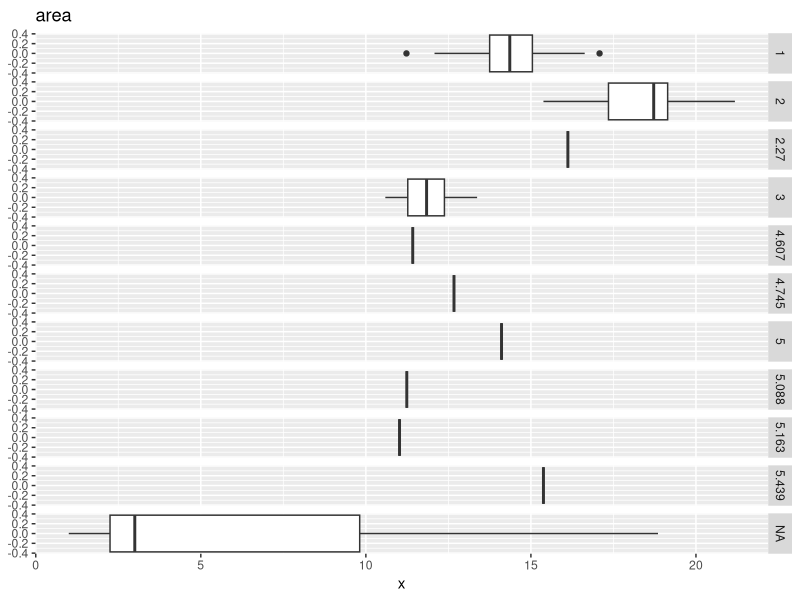
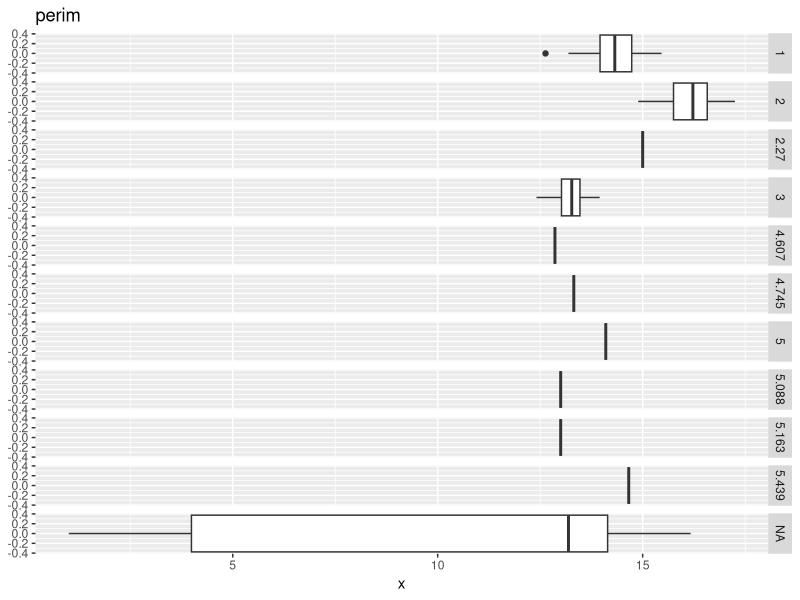
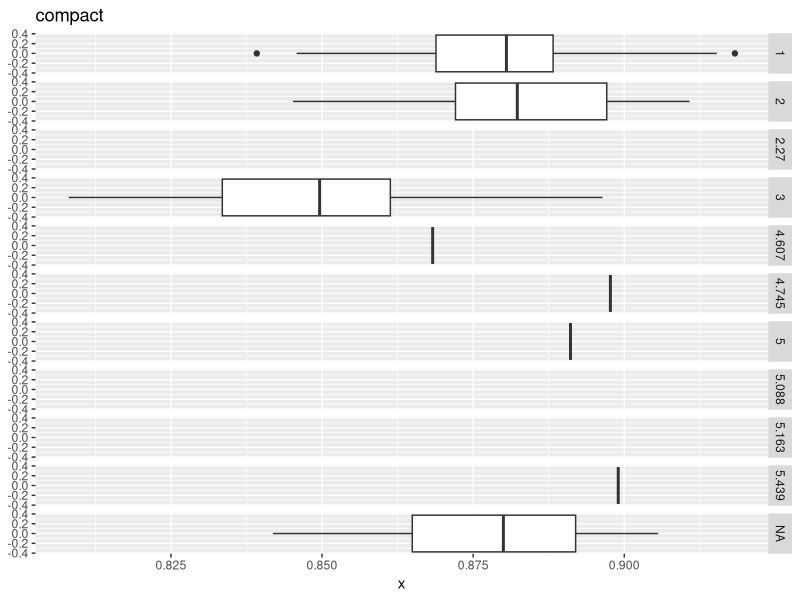
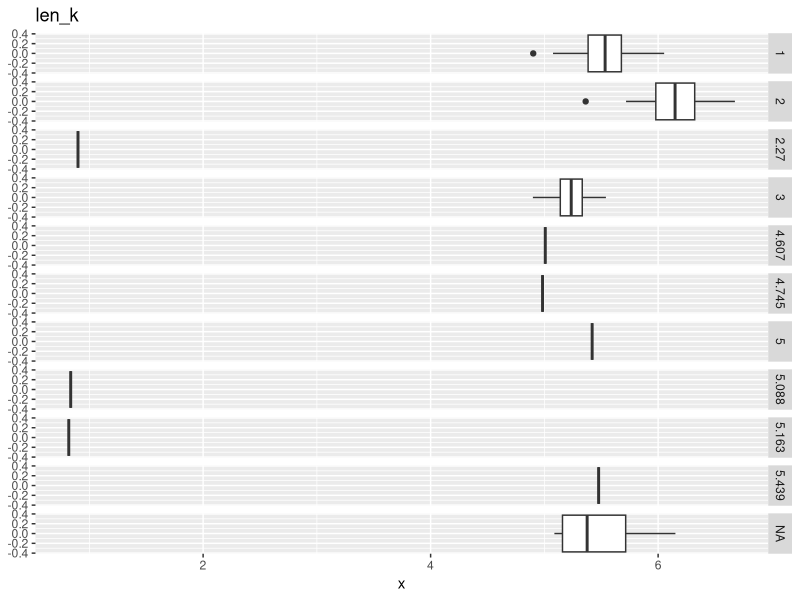
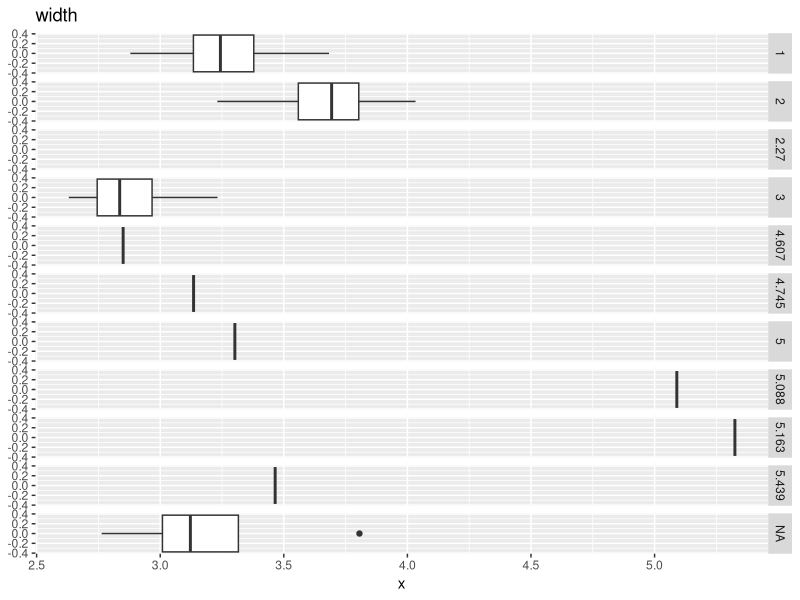
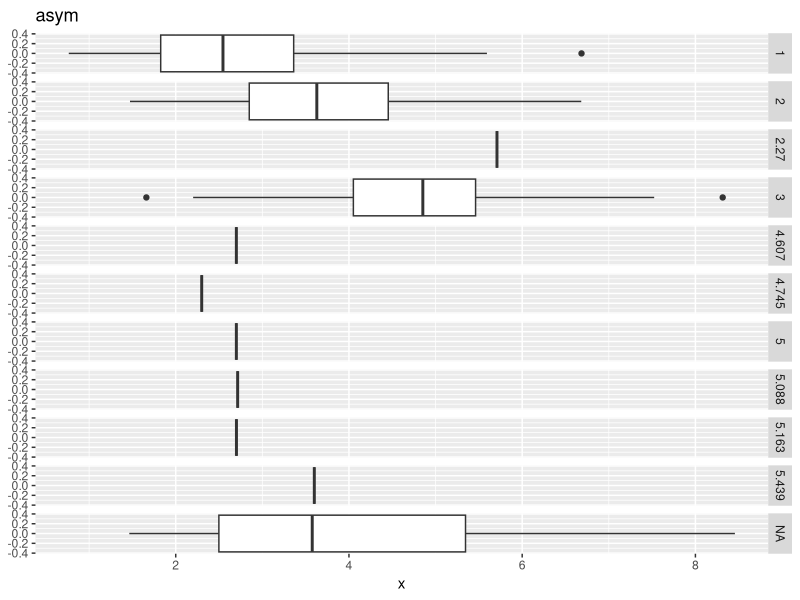
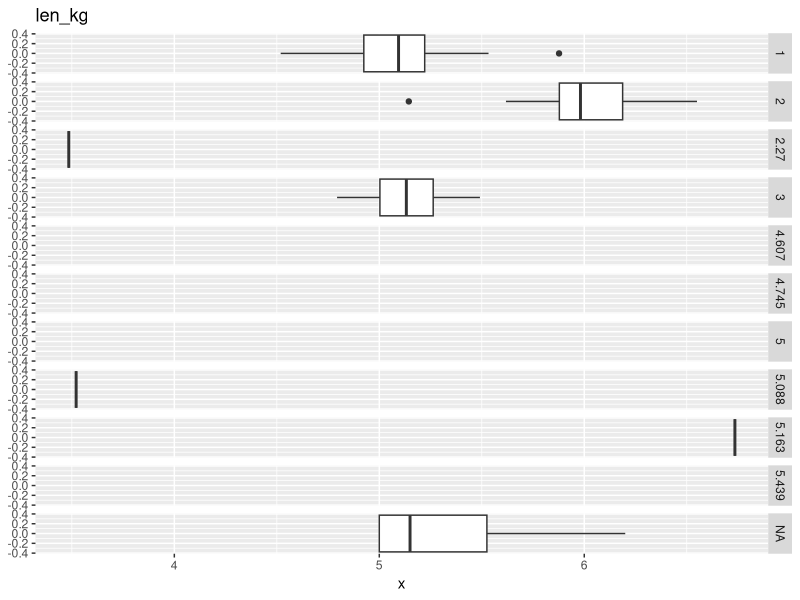

Recreate these plots in R, in order. (Note: this script raises an error after producing the figures.)
## ---- chunk 1
knitr::opts_chunk$set(echo = TRUE)
library(tidyverse)
library(kableExtra)
## ---- chunk 2
df <- read.csv("seeds_dataset.csv")[-1]

names(df) <- c("area", "perim", "compact", "len_k", "width", "asym", "len_kg", "class")

normalized <- scale(df)
## ---- chunk 3
# pairs(df, lower.panel = NULL)

boxplotter <- function(x) {
  ggplot(df, aes(x)) +
    geom_boxplot() +
    facet_grid(vars(class))
}


i = 0
lapply(df[-8], function(x) {
  i <<- i + 1
  boxplotter(x) +
    ggtitle(names(df)[i])
  })
## ---- chunk 4
c_lloyd <- kmeans(df[-8], 3, algorithm = "Lloyd")
c_macqueen <- kmeans(df[-8], 3, algorithm = "MacQueen")
c_forgy <- kmeans(df[-8], 3, algorithm = "Forgy")
c_har_won <- kmeans(df[-8], 3)

test <- data.frame(lloyd = c_lloyd$cluster,
                   macqueen = c_macqueen$cluster,
                   forgy = c_forgy$cluster,
                   har_won = c_har_won$cluster,
                   class = df$class)

table(test$lloyd, test$class) %>% 
  kbl(caption = "Confusion Matrix Lloyd", booktabs = T)
table(test$macqueen, test$class) %>% 
  kbl(caption = "Confusion Matrix MacQueen", booktabs = T)
table(test$forgy, test$class) %>% 
  kbl(caption = "Confusion Matrix Forgy", booktabs = T)
table(test$har_won, test$class) %>% 
  kbl(caption = "Confusion Matrix Hartigan-Wong", booktabs = T)

cor(test)
kbl(cor(test), caption = "Correlation Matrix of k-means algorithms", booktabs = T)
